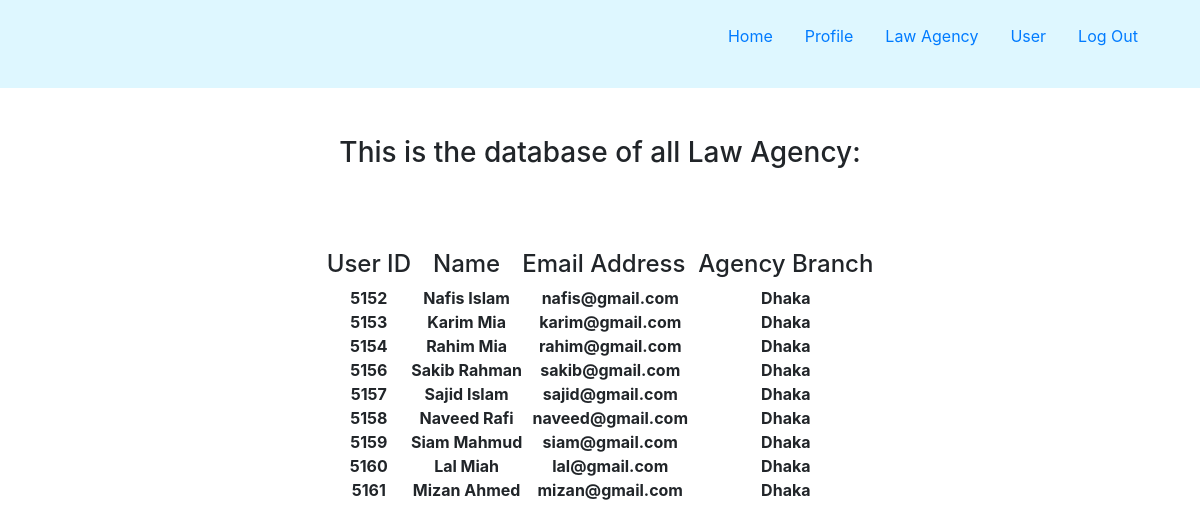
The app's page /lawagency/database/ (signed in) with its own data.
### lawagency/models.py (models this page shows)
class LawAgency(models.Model):
    user_id = models.IntegerField(db_column="User ID")
    name = models.TextField(db_column="Name")
    email = models.TextField(db_column="Email Address")
    agency_branch = models.CharField(max_length=10,db_column="Agency Branch")
    password = models.CharField(max_length=15, db_column="Password")
    class Meta:
        unique_together = ('user_id', 'email')

### lawagency/views.py (the view)
# urls.py: path('lawagency/', include('lawagency.urls')),
@login_required
def lawagency(request):
    lawlist = LawAgency.objects.all()
    return render(request, 'lawagency/databaseoflawagency.html', {'lawlist':lawlist})

### templates/lawagency/databaseoflawagency.html (shortened to what this page needs)
{% extends 'defaultAdmin/base.html' %}
{% block headers %}
    <br>
    <br>
    <div align="center">
    <h3>This is the database of all Law Agency:</h3>
    </div>
{% endblock %}
{% block database %}
    <br>
    <br>
    <div align="center">
    <table>
    <thead>
        <tr align="center">
            <th><h4>User ID</h4></th>
            <th><h4>Name</h4></th>
            <th><h4>Email Address&nbsp;&nbsp;</h4></th>
            <th><h4>Agency Branch</h4></th>
        </tr>
    </thead>
    <tbody>
        {% for lawlist in lawlist %}
            <tr align="center">
                <td><strong>{{ lawlist.user_id }}</strong></td>
                <td><strong>{{ lawlist.name }}</strong></td>
                <td><strong>{{ lawlist.email }}</strong></td>
                <td><strong>{{ lawlist.agency_branch }}</strong></td>
            </tr>
        {% endfor %} <br>
    </tbody>
    </table>
    </div>
{% endblock %}

### defaultAdmin/static/defaultAdmin/style.css (style rules this page uses)
*, *:before, *:after { box-sizing: border-box; }
html { -webkit-font-smoothing: antialiased; -moz-osx-font-smoothing: grayscale; }
body { font-family: "Roboto", sans-serif; }

### records on screen
LawAgency: user_id "5152", name "Nafis Islam", email "nafis@gmail.com", agency_branch "Dhaka"
LawAgency: user_id "5153", name "Karim Mia", email "karim@gmail.com", agency_branch "Dhaka"
LawAgency: user_id "5154", name "Rahim Mia", email "rahim@gmail.com", agency_branch "Dhaka"
LawAgency: user_id "5156", name "Sakib Rahman", email "sakib@gmail.com", agency_branch "Dhaka"
LawAgency: user_id "5157", name "Sajid Islam", email "sajid@gmail.com", agency_branch "Dhaka"
LawAgency: user_id "5158", name "Naveed Rafi", email "naveed@gmail.com", agency_branch "Dhaka"
LawAgency: user_id "5159", name "Siam Mahmud", email "siam@gmail.com", agency_branch "Dhaka"
LawAgency: user_id "5160", name "Lal Miah", email "lal@gmail.com", agency_branch "Dhaka"
LawAgency: user_id "5161", name "Mizan Ahmed", email "mizan@gmail.com", agency_branch "Dhaka"
